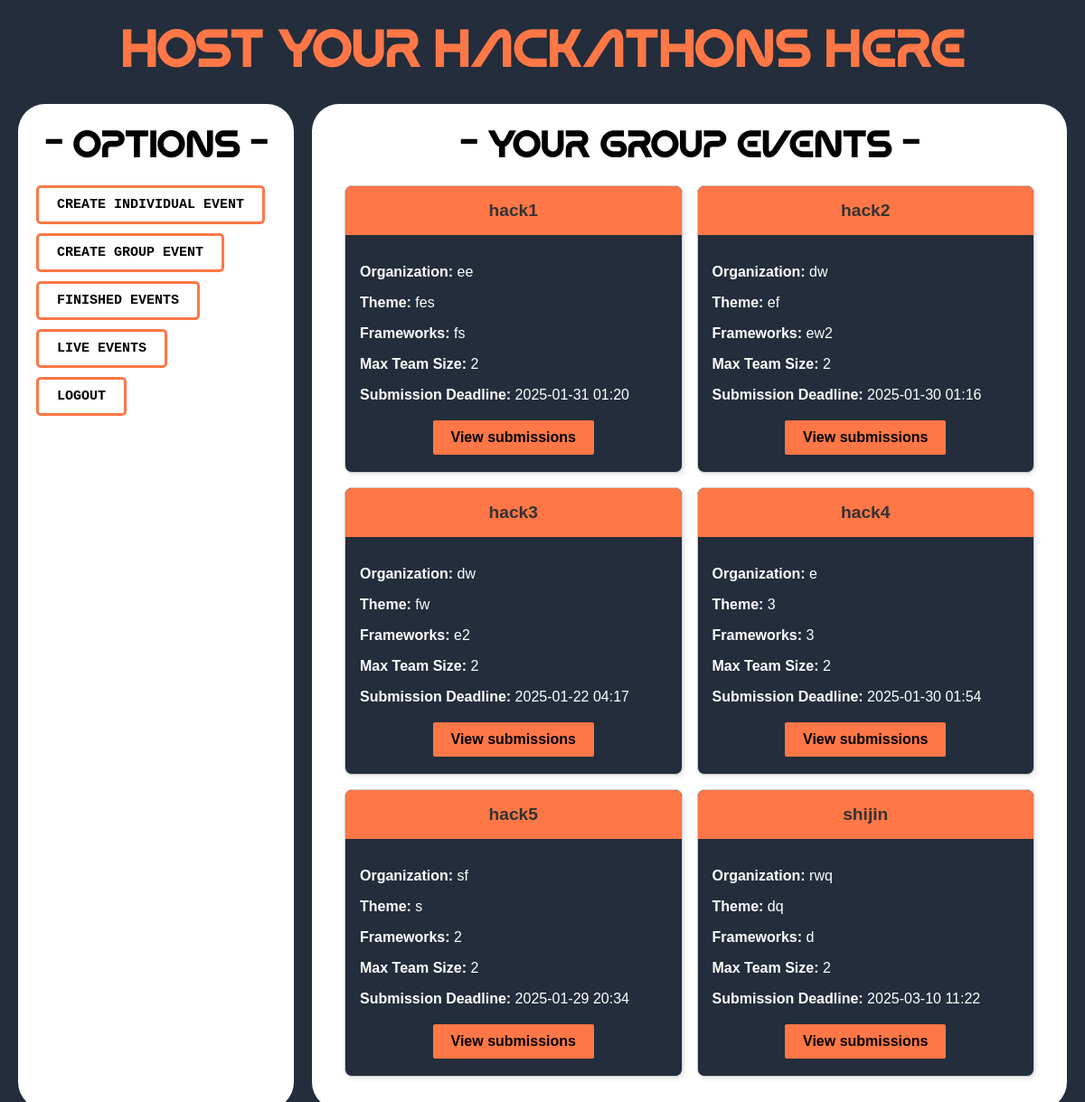
The page /host/dashboard/ (signed in) on the database its author committed.
### host/models.py (models this page shows, shortened)
class GroupEvent(models.Model):
    hackathon_name = models.CharField(max_length=200)
    organization = models.CharField(max_length=200)
    theme = models.CharField(max_length=200)
    frameworks = models.CharField(max_length=300)
    max_team_size = models.IntegerField()
    last_submission_datetime = models.DateTimeField()
    evaluation_criteria = models.TextField()
    created_by = models.ForeignKey(settings.AUTH_USER_MODEL, on_delete=models.CASCADE, related_name="group_events")

### host/views.py (the view)
# urls.py: path('dashboard/', views.host_dashboard, name='host_dashboard'),
@login_required
def host_dashboard(request):
    user_group_events = GroupEvent.objects.filter(created_by=request.user)
    print(now())
    return render(request, "host/host_dashboard.html", {"group_events": user_group_events})

### templates/host/host_dashboard.html (shortened to what this page needs)
{% load static %}
<!DOCTYPE html>
<html lang="en">
<head>
</head>
<body>
    <h1 class="heading">Host your Hackathons here</h1>
    <div class="lower-section">
        <div class="menu">
            <h1 style="color:black;text-align: center;">- options -</h1>
            <ul>
                <li><a href="{% url "host:create_individual_event" %}" class="btn-link">CREATE INDIVIDUAL EVENT</a></li>
                <li><a href="{% url "host:create_group_event" %}" class="btn-link">CREATE GROUP EVENT</a></li>
                <li><a href="{% url "host:finished_group_events" %}" class="btn-link">FINISHED EVENTS</a></li>
                <li><a href="{% url "host:live_events" %}" class="btn-link">LIVE EVENTS</a></li>
                <li><a href="{% url "host:logout" %}" class="btn-link">LOGOUT</a></li>
            </ul>
        </div>
        <div class="content">
            {% block right_div %}
            <h1 style="color:black;text-align: center;">- Your group events -</h1>
            {% if group_events %}
                <div class="cards-container" style="display: grid; grid-template-columns: repeat(2, 1fr); gap: 16px;">
                    {% for event in group_events %}
                        <div class="card" >
                            <div class="hackathon_name">
                                {{ event.hackathon_name }}
                            </div>
                            <div style="padding: 16px;">
                                <p><strong>Organization:</strong> {{ event.organization }}</p>
                                <p><strong>Theme:</strong> {{ event.theme }}</p>
                                <p><strong>Frameworks:</strong> {{ event.frameworks }}</p>
                                <p><strong>Max Team Size:</strong> {{ event.max_team_size }}</p>
                                <p><strong>Submission Deadline:</strong> {{ event.last_submission_datetime|date:"Y-m-d H:i" }}</p>
                                <div style="text-align: center; margin-top: 16px;">
                                    <a href="{% url 'host:view_submissions' event.id %}" class="btn-like">
                                        View submissions
                                    </a>
                                </div>
                            </div>
                        </div>
                    {% endfor %}
                </div>
            {% else %}
                <p>No group events found. <a href="{% url 'host:create_group_event' %}">Create your first event!</a></p>
            {% endif %}
        {% endblock right_div %}
        </div>
    </div>
</body>
</html>

### rows shown on the page
GroupEvent: hackathon_name "hack1", organization "ee", theme "fes", frameworks "fs", max_team_size "2", last_submission_datetime "2025-01-31 01:20"
GroupEvent: hackathon_name "hack2", organization "dw", theme "ef", frameworks "ew2", max_team_size "2", last_submission_datetime "2025-01-30 01:16"
GroupEvent: hackathon_name "hack3", organization "dw", theme "fw", frameworks "e2", max_team_size "2", last_submission_datetime "2025-01-22 04:17"
GroupEvent: hackathon_name "hack4", organization "e", theme "3", frameworks "3", max_team_size "2", last_submission_datetime "2025-01-30 01:54"
GroupEvent: hackathon_name "hack5", organization "sf", theme "s", frameworks "2", max_team_size "2", last_submission_datetime "2025-01-29 20:34"
GroupEvent: hackathon_name "shijin", organization "rwq", theme "dq", frameworks "d", max_team_size "2", last_submission_datetime "2025-03-10 11:22"
